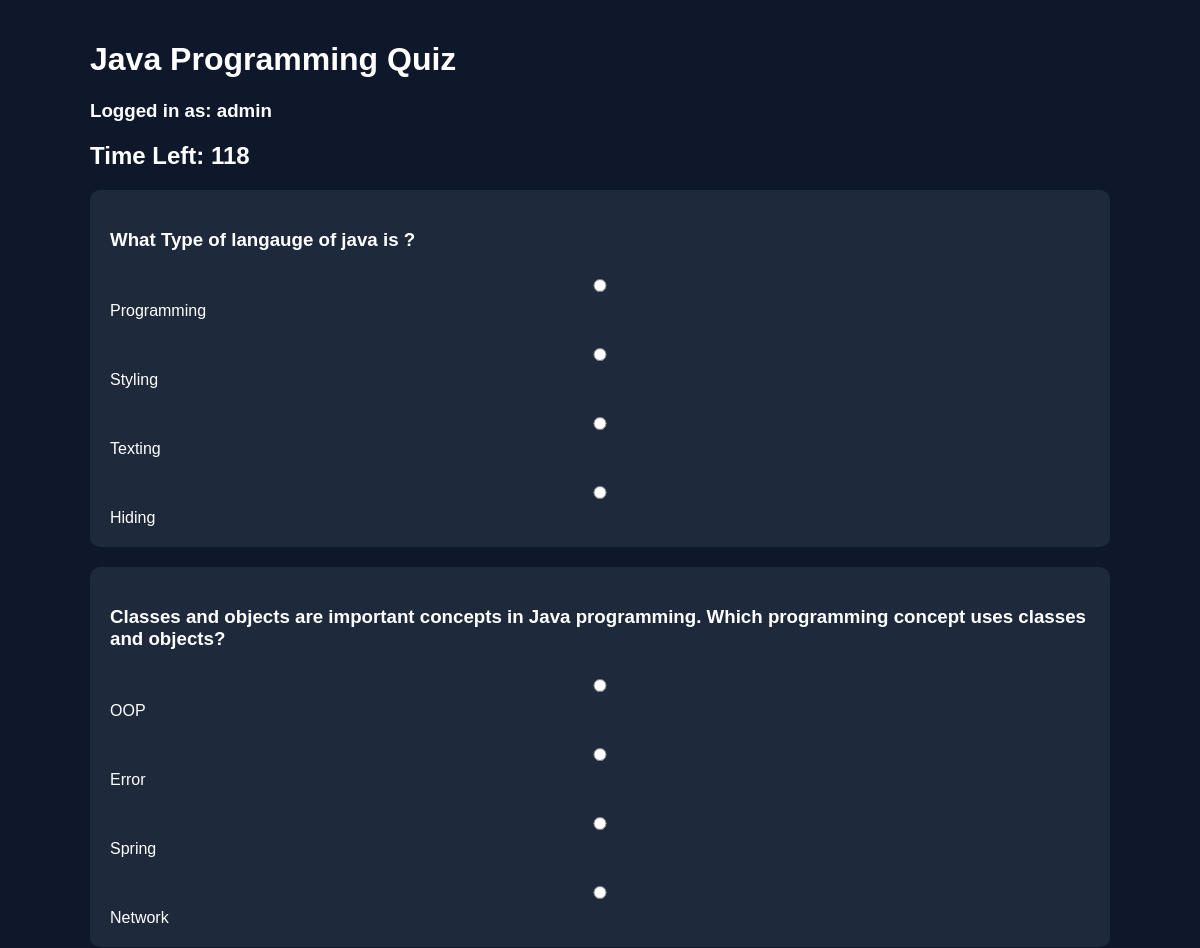
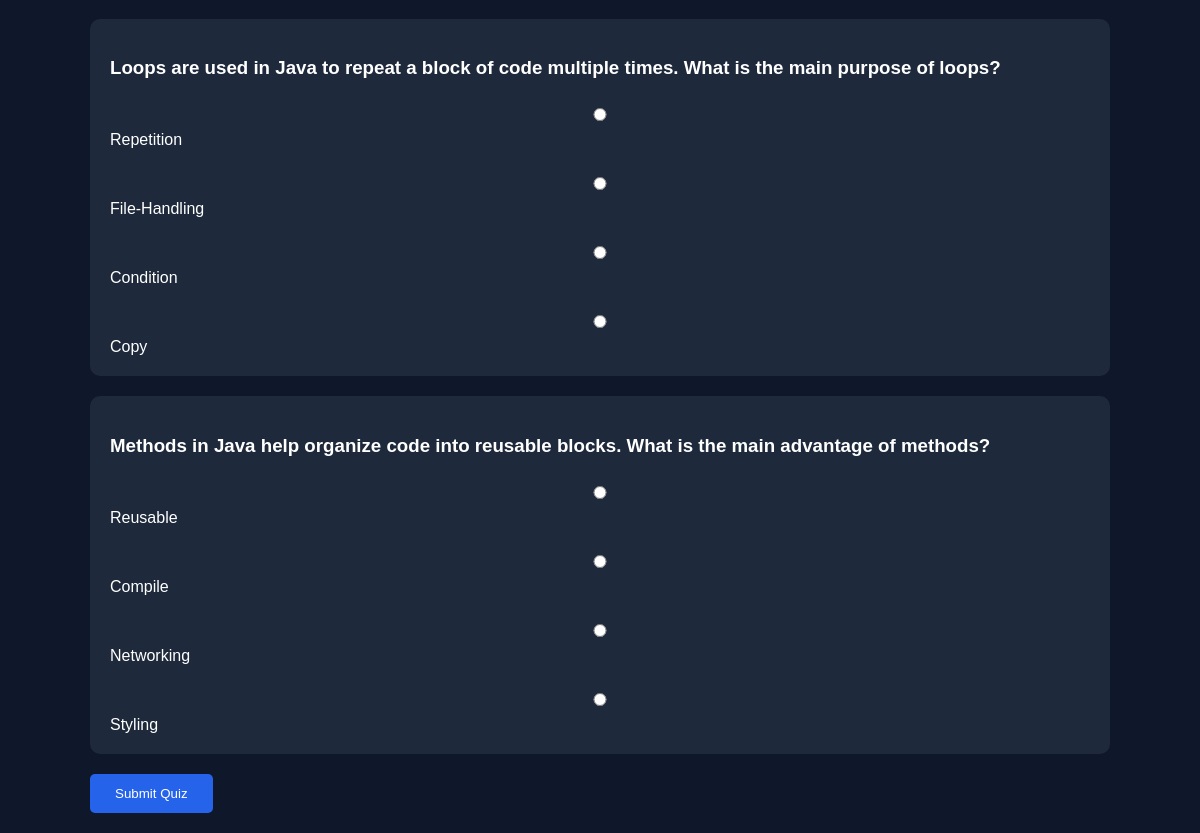
Screenshot of /quiz/2 (signed in) with the database file from the repository (2 pictures, top to bottom).
### app.py (models this page shows)
class Quiz(db.Model):
    id = db.Column(db.Integer, primary_key=True)
    category = db.Column(db.String(100))

class Question(db.Model):
    id = db.Column(db.Integer, primary_key=True)
    quiz_id = db.Column(db.Integer)
    question = db.Column(db.String(500))
    option1 = db.Column(db.String(200))
    option2 = db.Column(db.String(200))
    option3 = db.Column(db.String(200))
    option4 = db.Column(db.String(200))
    answer = db.Column(db.String(200))

### app.py (the view, shortened to what this page needs)
@app.route('/quiz/<int:quiz_id>', methods=['GET', 'POST'])
def quiz(quiz_id):
    if 'username' not in session:
        return redirect('/login')
    quiz = Quiz.query.get(quiz_id)
    questions = Question.query.filter_by(
        quiz_id=quiz_id
    ).all()
    return render_template(
        'attempt_quiz.html',
        quiz=quiz,
        questions=questions,
        username=session['username']
    )

### Templates/attempt_quiz.html (shortened to what this page needs)
<!DOCTYPE html>
<html>
<head>
    <link rel="stylesheet"
    href="{{ url_for('static', filename='css/style.css') }}">
</head>
<body>
<div class="container">
   <h1>{{ quiz.category }} Quiz</h1>
<h3>
    Logged in as:
    {{ username }}
</h3>
    <h2 id="timer">
    </h2>
    <form method="POST"
    id="quizForm">
        {% for q in questions %}
        <div class="card">
            <h3>{{ q.question }}</h3>
            <label>
                <input type="radio"
                name="{{ q.id }}"
                value="{{ q.option1 }}">
                {{ q.option1 }}
            </label>
            <br><br>
            <label>
                <input type="radio"
                name="{{ q.id }}"
                value="{{ q.option2 }}">
                {{ q.option2 }}
            </label>
            <br><br>
            <label>
                <input type="radio"
                name="{{ q.id }}"
                value="{{ q.option3 }}">
                {{ q.option3 }}
            </label>
            <br><br>
            <label>
                <input type="radio"
                name="{{ q.id }}"
                value="{{ q.option4 }}">
                {{ q.option4 }}
            </label>
        </div>
        {% endfor %}
        <button type="submit">
            Submit Quiz
        </button>
    </form>
</div>
</body>
</html>

### Static/CSS/style.css (style rules this page uses)
body { margin:0; font-family:Arial; background:#0f172a; color:white; }
.container { width:85%; margin:auto; padding:20px; }
.card { background:#1e293b; padding:20px; border-radius:10px; margin:20px 0; }
button { background:#2563eb; color:white; border:none; padding:12px 25px; border-radius:5px; cursor:pointer; }
input,select { width:100%; padding:12px; margin:10px 0; border-radius:5px; border:none; }

### rows the page displays
Quiz: category "Java Programming"
Question: question "What Type of langauge of java is ?", option1 "Programming", option2 "Styling", option3 "Texting", option4 "Hiding"
Question: question "Classes and objects are important concepts in Java programming. Which programming concept uses classes and objects?", option1 "OOP", option2 "Error", option3 "Spring", option4 "Network"
Question: question "Loops are used in Java to repeat a block of code multiple times. What is the main purpose of loops?", option1 "Repetition", option2 "File-Handling", option3 "Condition", option4 "Copy"
Question: question "Methods in Java help organize code into reusable blocks. What is the main advantage of methods?", option1 "Reusable", option2 "Compile", option3 "Networking", option4 "Styling"

### other values shown
{{ username }} "admin"
